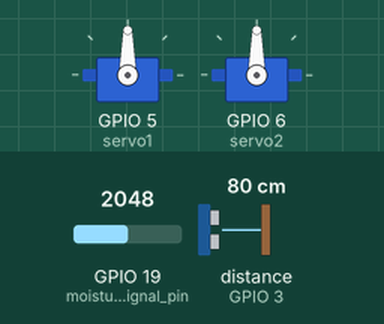
Recording of a sketch running on a simulated ESP32. Shown: 2 × servo. Wiring (inferred from the names in the program): ultrasonic range finder: trigger GPIO 2; echo GPIO 3. The test bench sets the inputs (shaded band); at power-on: distance to the obstacle (sensor on GPIO 3) 80 cm, GPIO 19 (moisture_signal_pin) = 2048. The echo pulse lasts 58.3 µs per cm; what the sketch prints to the serial monitor is not drawn.

Above: at 1.3 s.
1.4 s: distance to the obstacle (sensor on GPIO 3) set to 32 cm
6.4 s: distance to the obstacle (sensor on GPIO 3) set to 28 cm
At 11.2 s:
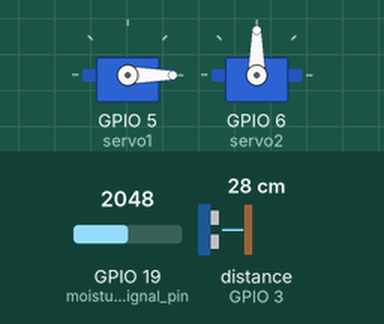
11.6 s: GPIO 19 (moisture_signal_pin) set to 326
16.6 s: GPIO 19 (moisture_signal_pin) set to 278
At 16.9 s:
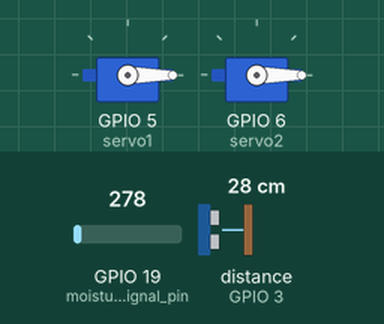
21.6 s: distance to the obstacle (sensor on GPIO 3) set to 66 cm
26.6 s: distance to the obstacle (sensor on GPIO 3) set to 74 cm
At 27.0 s:
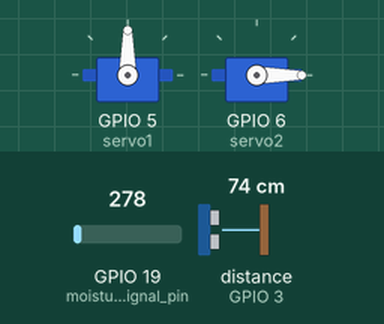
Timing chart, 0 to 29.6 s (numbered marks = the images above; inputs shaded):
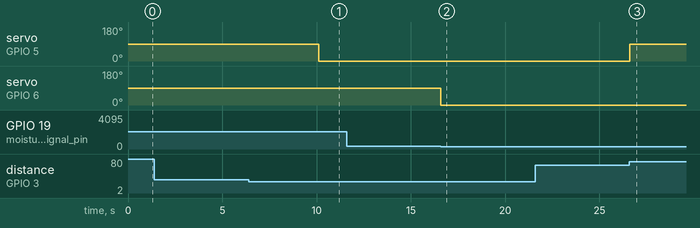

Measured:
- the behaviour switches between 30 and 29 cm on distance to the obstacle (sensor on GPIO 3) (found by bisection; images 0 and 1)
- the behaviour switches between 307 and 306 on GPIO 19 (moisture_signal_pin) (found by bisection; images 1 and 2)
- the behaviour switches between 70 and 71 cm on distance to the obstacle (sensor on GPIO 3) (found by bisection; images 2 and 3)
- after the input at 1.4 s, every drawn part: stays the same
- after the input at 6.4 s, servo on GPIO 5 (servo1): 90° → 0° after 3.7 s
- after the input at 11.6 s, every drawn part: stays the same
- after the input at 16.6 s, servo on GPIO 6 (servo2): 90° → 0° at once
- after the input at 21.6 s, every drawn part: stays the same
- after the input at 26.6 s, servo on GPIO 5 (servo1): 0° → 90° at once

The sketch:

main.ino
```cpp
#include <ESP32PWM.h>
#include <ESP32Servo.h>
#include <WiFi.h>
#include <WebServer.h>
#include <math.h>
#include <string>

// Setup
const char Ultrasonik_Input = 3;
const char Ultrasonik_Output = 2;
String dirt_status;
String water_level;
Servo servo1;
Servo servo2;

short distance;
long duration;
int moisture_signal_pin = 19;
float moisture_percentage = 100;

// Wifi Setup
const char* ssid = "Gemini Team";
const char* password = "Terbaik12345";
IPAddress local_ip(192,168,0,1);
IPAddress gateway(192,168,0,1);
IPAddress subnet(255,255,255,0);
WebServer server(80);

void setup()
{
  Serial.begin(9600);
  // pinMode(LED_BUILTIN, OUTPUT);
  pinMode(Ultrasonik_Output, OUTPUT);
  pinMode(Ultrasonik_Input, INPUT);
  pinMode(moisture_signal_pin, INPUT);
  servo1.attach(5);
  servo2.attach(6);

  // Start Wifi
  WiFi.softAP(ssid, password);
  WiFi.softAPConfig(local_ip, gateway, subnet);
  delay(100);
  server.on("/", page_root);
  server.on("/irrigate_on", irrigate_on);
  server.onNotFound(page_404);
  server.begin();
  Serial.println("Server started at 192.168.0.1");
}

void loop()
{
  server.handleClient();

  // Ketinggian air dalam cm
  digitalWrite(Ultrasonik_Output, LOW);
  delayMicroseconds(2);
  digitalWrite(Ultrasonik_Output, HIGH);
  delayMicroseconds(10);
  digitalWrite(Ultrasonik_Output, LOW);
  duration = pulseIn(Ultrasonik_Input, HIGH);
  duration = abs((duration*0.034/2) - 100); // TO:DO needed to convert range to percentage
  water_level = (String)duration;
  // Serial.print(water_level);
  // Serial.print('\n');
  // Servo Control Based on Water Level; If Water level is low, servo turn on until water level is high
  // tandon
  if (duration < 30) {
    servo1.write(90);
  }
  if(duration > 70) {
    servo1.write(0);
  }
  // Servo Control Based on ground moisture; if it low, open the servo
  // keran penyiram
  irrigate();


  // Moisture Reading;
  moisture_percentage = (100 - ((analogRead(moisture_signal_pin)/1023.00) * 100 ));
  // Serial.print("Moisture = ");
  if (moisture_percentage < 30) {
    dirt_status = "DRY";
  }
  else if (moisture_percentage > 30 && moisture_percentage < 70) {
    dirt_status = "NORMAL";
  }
  else {
    dirt_status = "WET";
  }
  // Serial.print(moisture_percentage);
  // Serial.print('\n');

}

void irrigate() {
    if (moisture_percentage < 20) {
    servo2.write(90);
    // delay 5 detik
    delay(5000);
  }
  if (moisture_percentage > 70) {
    servo2.write(0);
  }
}

void irrigate_on() {
  servo2.write(90);
  Serial.println("Water is Irrigated!!!!!!!!!!!!");
  delay(5000);
  server.send(200, "text/html", page_HTML());
  servo2.write(0);

}

void page_root() {
  server.send(200, "text/html", page_HTML());
}

void page_404(){
  server.send(404, "text/plain", "Not found");
}

String page_HTML() {
  String html = R"(
<!DOCTYPE html>
<head>
    <meta name="viewport" content="width=device-width, initial-scale=1.0">
    <style>
        body {
            font-family: Arial, Helvetica, sans-serif; display: flex;flex-direction: column;
        }
        h3 {
            color: white; background-color: #0B60B0; padding: 10px; text-align: center;
        }
        h4 {
            margin-bottom: 10px;
        }
        #main {
            flex: 1;
        }
        #irrigate_water {
            display: block;
        }
        #water_level {
            display: flex; flex-direction: row;
        }
        button {
            padding: 10px;
            margin-bottom: 10px;
        }
        hr {
            border-top: 3px solid #bbb;
        }
        progress {
            transform: rotate(-90deg); margin-top: 75px; margin-bottom: 75px; padding-top: 100px; width: 200px;
        }
        label {
            font-weight: bolder; font-size: large; margin-left: -50px; margin-top: 100px;
        }
        footer {
            text-align: end; display: block; height: 80px; padding: 10px;
        }
        #loader {
            border: 5px solid #f3f3f3; /* Light grey */
            border-top: 5px solid #3498db; /* Blue */
            border-radius: 50%;
            width: 15px;
            height: 15px;
            animation: spin 2s linear infinite;
            display: none;
        }

            @keyframes spin {
            0% { transform: rotate(0deg); }
            100% { transform: rotate(360deg); }
        }
    </style>
    <title>Smart Watering Garden</title>
</head>
<body>
    <h3>Smart Watering Garden</h3>
    <div id="main">
        <div id="send_command">
            <h4>Send Manual Command</h4>
            <a href="/irrigate_on">
            <button id="irrigate_water" onclick='LoadingShow()' >Irrigate Water</button>
            </a>
            <div id="loader"></div>
        </div>
        <hr>
        <div>
            <h4>Dirt Status</h4>
            <p>)"; html+= dirt_status; html+= R"(</p>
        </div>
        <hr>
        <div>
            <h4>Water Tank Level</h4>
            <div id="water_level">
                <progress value=")"; html+= water_level; html+= R"(" max="100"></progress>
                <label>)"; html+=water_level; html+=R"(%</label>
            </div>
        </div>

        <hr>
    </div>
    <footer>2024. Created by Gemini Team</footer>

    <script>
        function LoadingShow() {
            document.getElementById("loader").style.display = "block";
            document.getElementById("irrigate_water").style.display = "none";
            setTimeout(LoadingHide, 3000);
        }
        function LoadingHide() {
            document.getElementById("loader").style.display = "none";
            document.getElementById("irrigate_water").style.display = "block";
        }
    </script>

</body>
</html>

)";
  return html;
}
```
